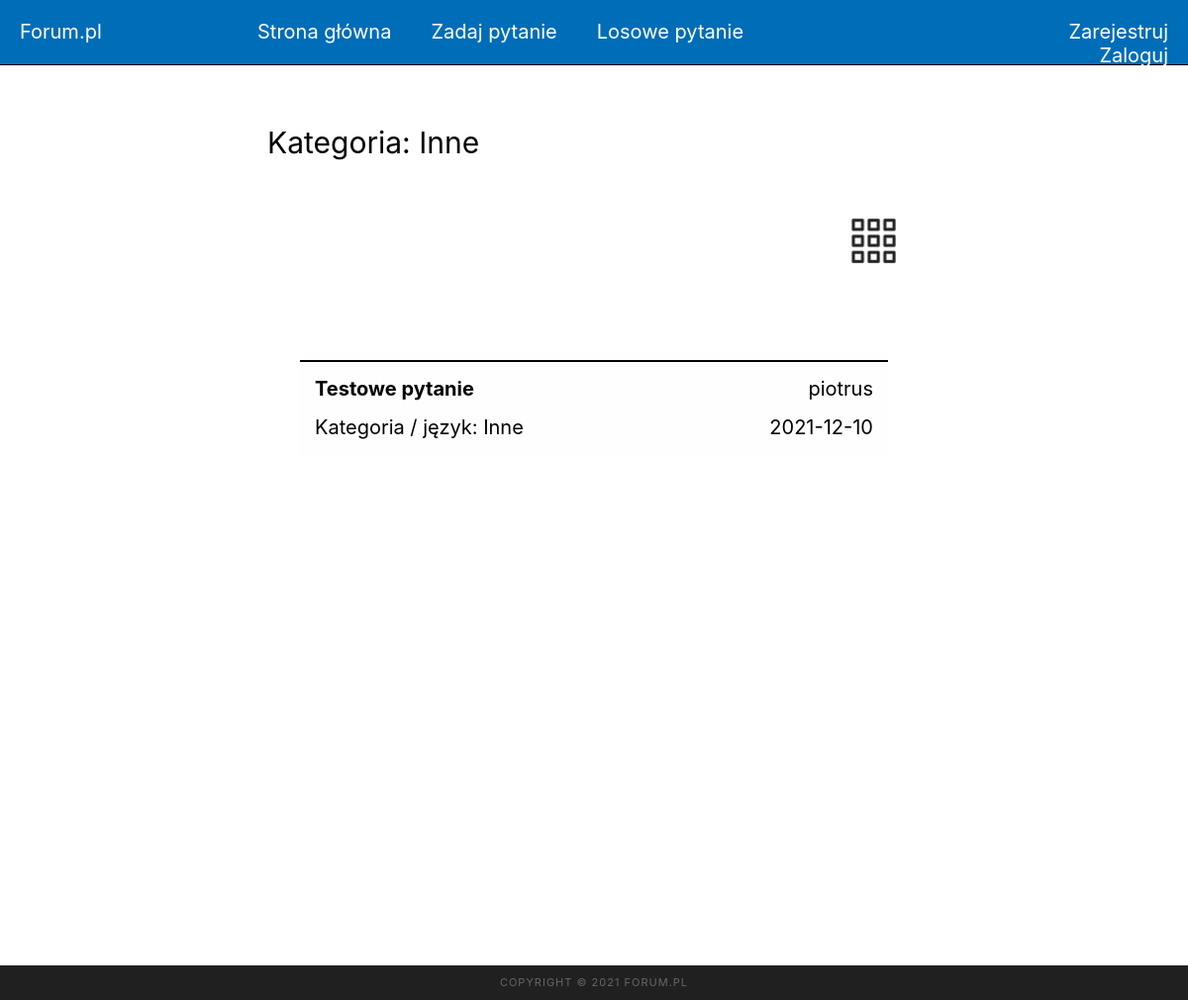
The app's page /categories/another.php with its own data.
### tables this page shows
CREATE TABLE `pytania` (
  `idPytania` int(11) NOT NULL,
  `idUzytkownika` int(11) NOT NULL,
  `tytul` varchar(100) NOT NULL,
  `tresc` varchar(500) NOT NULL,
  `kategoria` varchar(100) NOT NULL,
  `data` varchar(20) NOT NULL
);

CREATE TABLE `uzytkownicy` (
  `idUzytkownika` int(11) NOT NULL,
  `login` varchar(50) NOT NULL,
  `haslo` varchar(300) NOT NULL,
  `email` varchar(100) NOT NULL
);

### categories/another.php (the view, shortened to what this page needs)
<!DOCTYPE html>
<html lang="en">
<head>
    <link rel="stylesheet" href="../style.css">
    <link rel="stylesheet" href="category.css">
</head>
<body>
    <header>
        <section id="search">
            Forum.pl
        </section>
        <section id="login">
            <?php
                if (isset($_SESSION['loginIn'])){
                    echo "
                        <a class='loginOption' href='logout.php'>Wyloguj</a>
                        <a class='loginOption' href='../user.php'>{$_SESSION['userLogin']}</a>
                    ";
                }
                else{
                    echo "
                        <a class='loginOption' href='../register.php'>Zarejestruj</a>
                        <a class='loginOption' href='../login.php'>Zaloguj</a>
                    ";
                }
            ?>
        </section>
        <nav>
            <a class="option" href="../index.php">Strona główna</a>
            <a class="option" href="../questionAdd.php">Zadaj pytanie</a>
            <a class="option" href="../questionRandom.php">Losowe pytanie</a>
        </nav>
    </header>
    <article>
    <div style="font-size: 30px; width:700px; float:left; height:100px"><p>Kategoria: Inne</p></div>
        <div style="font-size: 30px; width:200px; padding: 15px;float:right; height:70px"><img style="float:right;"width="65px" src="../img/another.png"></div>
        <br><br><br><br><br><br><br>
        <?php
            include("../connect.php");
            $query = mysqli_query($connect, "SELECT idPytania, login, tytul, tresc, kategoria, data FROM pytania INNER JOIN uzytkownicy ON pytania.idUzytkownika = uzytkownicy.idUzytkownika WHERE kategoria = 'Inne';");
            $result = mysqli_fetch_all($query, MYSQLI_ASSOC);
            foreach($result as $r){
                echo "
                <div class='question'>
                    <div id='questionTitle'>
                        <strong><a style='color: black;' href='../question.php?id={$r['idPytania']}'>".ucfirst($r['tytul'])."</a></strong>
                    </div>
                    <div id='questionAuthor'>
                        {$r['login']}
                    </div>
                    <div id='questionCategory'>
                        Kategoria / język: {$r['kategoria']}
                    </div>
                    <div id='questionRate'>
                        {$r['data']}
                    </div>
                </div>
                ";
            }
        ?>
    </article>
    <footer></footer>
</body>
</html>

### style.css (style rules this page uses)
body { margin: 0; padding: 0; text-align: center; font-family: Inter,sans-serif; font-size: 20px; background-color: #ffffff; }
a { text-decoration: none; color: white; }
header { background-color: #006db8; color: white; width: 100%; height: 65px; border-bottom: 1px solid #000000; }
nav { width: 60%; height: 100%; margin-left: auto; margin-right: auto; padding-top: 20px; box-sizing: border-box; }
#login { width: 20%; height: 100%; padding-top: 20px; box-sizing: border-box; float: right; }
#search { width: 20%; height: 100%; text-align: left; padding-top: 20px; padding-left: 20px; box-sizing: border-box; float: left; }
.loginOption { margin-left: 20px; margin-right: 20px; float: right; }
article { font-size: 20px; padding: 30px; text-align: left; background-color: white; padding-top: 20px; box-sizing: border-box; width: 60%; min-height: 900px; margin-left: auto; margin-right: auto; margin-top: 10px; }
footer { background-color: #202020; color: #696763; font-size: 11px; width: 100%; height: 35px; clear: both; text-align: center; line-height: 35px; letter-spacing: 1px; box-sizing: border-box; }
footer::before { content: "COPYRIGHT © 2021 FORUM.PL"; }
.option { margin-left: 20px; margin-right: 20px; float: left; }

### categories/category.css (style rules this page uses)
.question { background-color: #fefefe; margin-left: auto; margin-right: auto; width: 90%; height: 100px; padding: 15px; box-sizing: border-box; border-top: 2px solid black; }
#questionTitle { text-align: left; width: 80%; float: left; }
#questionAuthor { text-align: right; width: 20%; float: right; }
#questionCategory { text-align: left; float: left; margin-top: 15px; }
#questionRate { text-align: right; width: 20%; margin-top: 15px; float: right; }

### records on screen
pytania: tytul "Testowe pytanie", idUzytkownika.login "piotrus", kategoria "Inne", data "2021-12-10"
